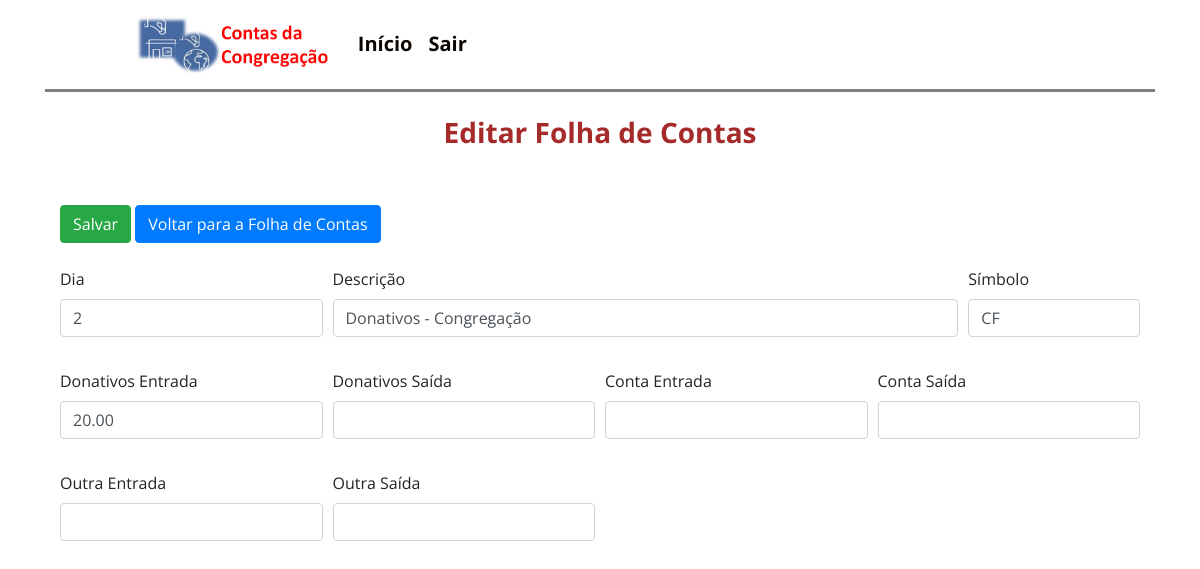
Page /editar_fc/2 (signed in) on the committed database.
### contas/models.py (models this page shows)
class Contas(models.Model):
    dia = models.IntegerField(blank=True, null=True)
    descrição = models.CharField(max_length=60, blank=True, null=True)
    símbolo = models.CharField(max_length=2, blank=True, null=True)
    donativos_Entrada = models.DecimalField(blank=True, null=True, max_digits = 10, decimal_places = 2)
    donativos_Saída = models.DecimalField(blank=True, null=True, max_digits = 10, decimal_places = 2)
    conta_Entrada = models.DecimalField(blank=True, null=True, max_digits = 10, decimal_places = 2)
    conta_Saída = models.DecimalField(blank=True, null=True, max_digits = 10, decimal_places = 2)
    outra_Entrada = models.DecimalField(blank=True, null=True, max_digits = 10, decimal_places = 2)
    outra_Saída = models.DecimalField(blank=True, null=True, max_digits = 10, decimal_places = 2)
    saldo_final = models.DecimalField(blank=True, null=True, max_digits = 10, decimal_places = 2)

### contas/views.py (the view, shortened to what this page needs)
# urls.py: path('editar_fc/<int:id>', views.editar_fc),
@login_required
def editar_fc(request, id):
    contas = get_object_or_404(Contas, pk=id)
    form = Form_FContas(instance=contas)
    return render(request, 'cp/editar_fc.html', {'form':form ,'contas': contas})

### contas/forms.py
class Form_FContas(forms.ModelForm):
    class Meta:
        model = Contas
        fields = '__all__'

### templates/cp/editar_fc.html (shortened to what this page needs)
{% extends 'base.html' %}
{% load crispy_forms_tags %}
{% block content %}
<div class="container">
 <span id='span_h3'><h3>Editar Folha de Contas</h3></span>
  <br>
  <br>
    <form method="post">
        <input type="submit" class="btn btn-success" value="Salvar">
        <a href="/contas" class="btn btn-primary" role="button" aria-pressed="true">Voltar para a Folha de Contas</a>
        <br>
        <br>
       <div class="form-row">
        <div class="form-group col-md-3">
           {{ form.dia|as_crispy_field }}
       </div>
       <div class="form-group col-md-7">
           {{ form.descrição|as_crispy_field }}
       </div>
       <div class="form-group col-md-2">
          {{ form.símbolo|as_crispy_field }}
      </div>
    </div>
    <div class="form-row">
      <div class="form-group col-md-3">
           {{ form.donativos_Entrada|as_crispy_field }}
         </div>
         <div class="form-group col-md-3">
            {{ form.donativos_Saída|as_crispy_field }}
          </div>
          <div class="form-group col-md-3">
            {{ form.conta_Entrada|as_crispy_field }}
          </div>
          <div class="form-group col-md-3">
            {{ form.conta_Saída|as_crispy_field }}
          </div>
        </div>
        <div class="form-row">
          <div class="form-group col-md-3">
            {{ form.outra_Entrada|as_crispy_field }}
          </div>
          <div class="form-group col-md-3">
            {{ form.outra_Saída|as_crispy_field }}
          </div>
        </div>
      </form>
</div>
{% endblock %}

### static/css/style.css (style rules this page uses)
body { margin: 0; position: relative; height: 100vh; width: 100vw; font-family: 'Open Sans', sans-serif; background-size: cover; }
h3 { font-weight:bolder; text-align: center; color: brown; }

### rows in the picture
Contas: dia "2", descrição "Donativos - Congregação", símbolo "CF", donativos_Entrada "20.00"
